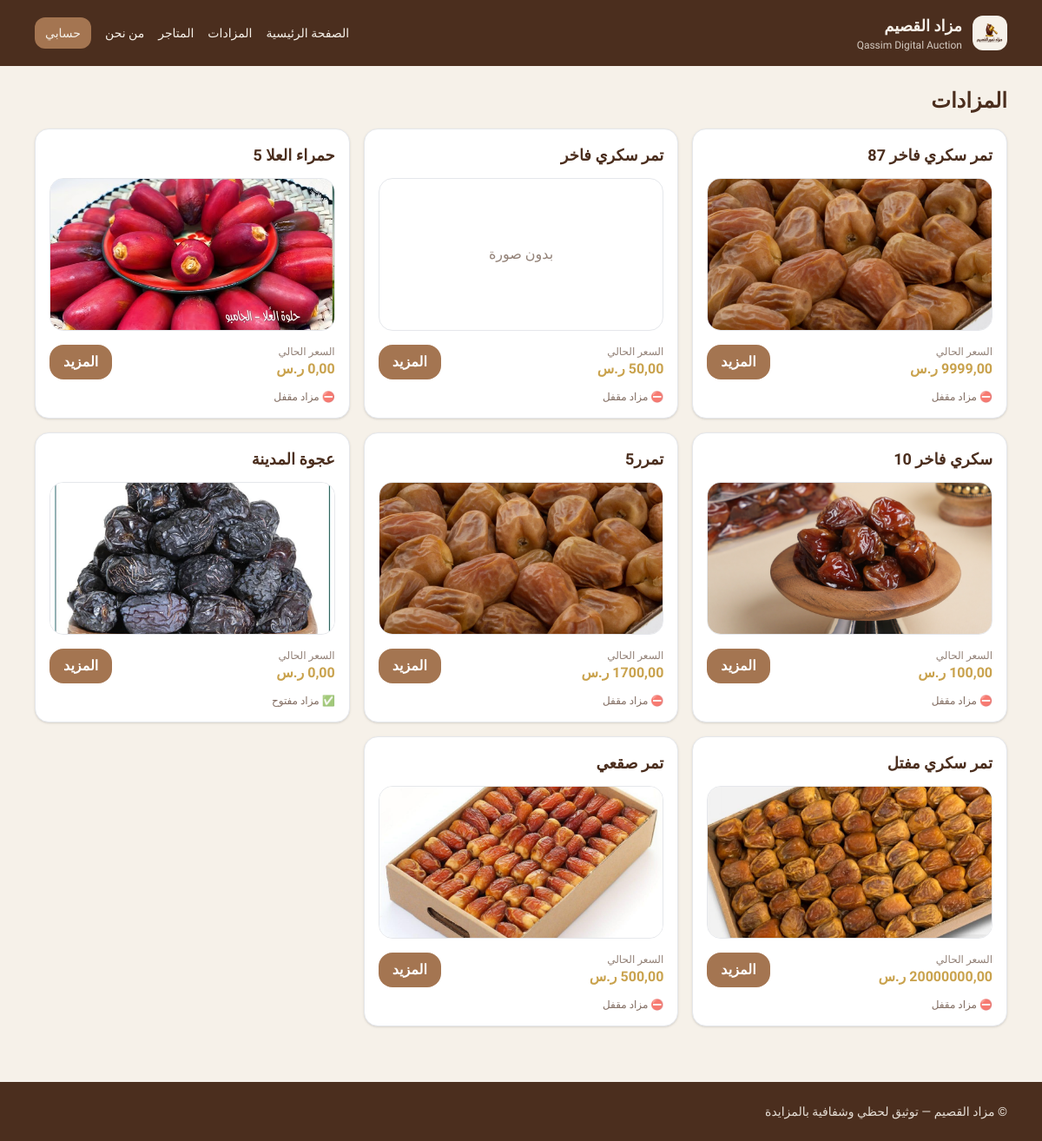
Page /auctions/ on the committed database.
### auctions/models.py (models this page shows, shortened)
class Auction(models.Model):
    seller = models.ForeignKey(settings.AUTH_USER_MODEL, on_delete=models.CASCADE, related_name="my_auctions")
    title = models.CharField(max_length=200)
    description = models.TextField(blank=True)
    start_price = models.DecimalField(max_digits=12, decimal_places=2, default=Decimal("0.00"))
    min_increment = models.DecimalField(max_digits=12, decimal_places=2, default=Decimal("10.00"))
    created_at = models.DateTimeField(auto_now_add=True)
    start_time = models.DateTimeField(default=timezone.now)
    end_time = models.DateTimeField()
    is_published = models.BooleanField(default=True)
    is_suspended = models.BooleanField(default=False)
    suspension_reason = models.CharField(max_length=255, blank=True, default="")
    suspension_note = models.TextField(blank=True, default="")
    @property
    def is_open(self) -> bool:
        now = timezone.now()
        return self.is_published and not self.is_suspended and (self.start_time <= now <= self.end_time)
    @property
    def current_price(self):
        top = self.bids.order_by("-amount", "-created_at").first()
        return top.amount if top else self.start_price

class AuctionImage(models.Model):
    auction = models.ForeignKey(Auction, on_delete=models.CASCADE, related_name="images")
    image = models.ImageField(upload_to="auction_images/")
    created_at = models.DateTimeField(auto_now_add=True)

### auctions/views.py (the view)
# urls.py: path("auctions/", views.auctions_list, name="auctions_list"),
def auctions_list(request):
    auctions = Auction.objects.filter(is_published=True).order_by("-created_at")
    return render(request, "auctions/list.html", {"auctions": auctions})

### auctions/templates/auctions/list.html (shortened to what this page needs)
{% extends "base.html" %}
{% block content %}
<div class="flex items-center justify-between mb-4">
  <h1 class="text-2xl font-extrabold">المزادات</h1>
</div>
<div class="grid sm:grid-cols-2 lg:grid-cols-3 gap-4">
  {% for a in auctions %}
    <div class="bg-white rounded-2xl shadow overflow-hidden border">
      <div class="p-4">
        <div class="font-extrabold text-lg">{{ a.title }}</div>
        {% if a.images.first %}
          <img class="mt-3 rounded-2xl border h-44 w-full object-cover"
               src="{{ a.images.first.image.url }}" alt="{{ a.title }}">
        {% else %}
          <div class="mt-3 rounded-2xl border h-44 w-full flex items-center justify-center text-dateBrown/60">
            بدون صورة
          </div>
        {% endif %}
        <div class="mt-4 flex items-center justify-between">
          <div>
            <div class="text-xs text-dateBrown/60">السعر الحالي</div>
            <div class="font-extrabold text-palmGold">{{ a.current_price }} ر.س</div>
          </div>
          <a href="{% url 'auction_detail' a.pk %}"
             class="px-4 py-2 rounded-2xl bg-woodBrown text-white hover:bg-palmGold hover:text-dateBrown font-bold transition">
            المزيد
          </a>
        </div>
        <div class="mt-3 text-xs text-dateBrown/70">
          {% if a.is_open %}✅ مزاد مفتوح{% else %}⛔ مزاد مقفل{% endif %}
        </div>
      </div>
    </div>
  {% empty %}
    <div class="bg-white rounded-2xl shadow p-6">ما فيه مزادات.</div>
  {% endfor %}
</div>
{% endblock %}

### auctions/templates/base.html (shortened to what this page needs)
{% load static %}
<!doctype html>
<html lang="ar" dir="rtl">
<head>
  <script src="https://cdn.tailwindcss.com"></script>
  <link rel="stylesheet" href="{% static 'auctions/css/custom.css' %}">
</head>
<body class="bg-sandBeige text-dateBrown">
  <header class="bg-dateBrown text-sandBeige">
    <div class="max-w-6xl mx-auto px-4 py-4 flex items-center justify-between gap-3">
      <a href="{% url 'home' %}" class="flex items-center gap-3">
        <img src="{% static 'auctions/img/logo.png' %}" alt="مزاد القصيم" class="h-10 w-10 rounded-xl object-contain bg-sandBeige p-1">
        <div>
          <div class="font-extrabold text-lg">مزاد القصيم</div>
          <div class="text-xs opacity-80">Qassim Digital Auction</div>
        </div>
      </a>
      <nav class="flex items-center gap-4 text-sm">
        <a class="hover:text-palmGold" href="{% url 'home' %}">الصفحة الرئيسية</a>
        <a class="hover:text-palmGold" href="{% url 'auctions_list' %}">المزادات</a>
        <a class="hover:text-palmGold" href="{% url 'public_shops_list' %}">المتاجر</a>
        <a class="hover:text-palmGold" href="{% url 'about' %}">من نحن</a>
        <div class="relative">
          <button id="accBtn" class="px-3 py-2 rounded-xl bg-woodBrown hover:bg-palmGold hover:text-dateBrown transition">
            حسابي
          </button>
        </div>
      </nav>
    </div>
  </header>
  <main class="max-w-6xl mx-auto px-4 py-6">
    {% block content %}{% endblock %}
  </main>
  <footer class="bg-dateBrown text-sandBeige mt-10">
    <div class="max-w-6xl mx-auto px-4 py-6 text-sm opacity-90">
      © {{ now|date:"Y" }} مزاد القصيم — توثيق لحظي وشفافية بالمزايدة
    </div>
  </footer>
</body>
</html>

### auctions/static/auctions/css/custom.css (style rules this page uses)
html, body { font-family: "Tajawal", system-ui, -apple-system, Segoe UI, Roboto, Arial, sans-serif; }

### rows in the picture
Auction: title "تمر سكري فاخر 87", images.first.image (picture), current_price "9999,00", is_published "⛔ مزاد مقفل"
Auction: title "تمر سكري فاخر", shows "بدون صورة", current_price "50,00", is_published "⛔ مزاد مقفل"
Auction: title "حمراء العلا 5", images.first.image (picture), is_published "⛔ مزاد مقفل"
Auction: title "سكري فاخر 10", images.first.image (picture), is_published "⛔ مزاد مقفل"
Auction: title "تمرر5", images.first.image (picture), is_published "⛔ مزاد مقفل"
Auction: title "عجوة المدينة", images.first.image (picture), is_published "✅ مزاد مفتوح"
Auction: title "تمر سكري مفتل", images.first.image (picture), is_published "⛔ مزاد مقفل"
Auction: title "تمر صقعي", images.first.image (picture), is_published "⛔ مزاد مقفل"
